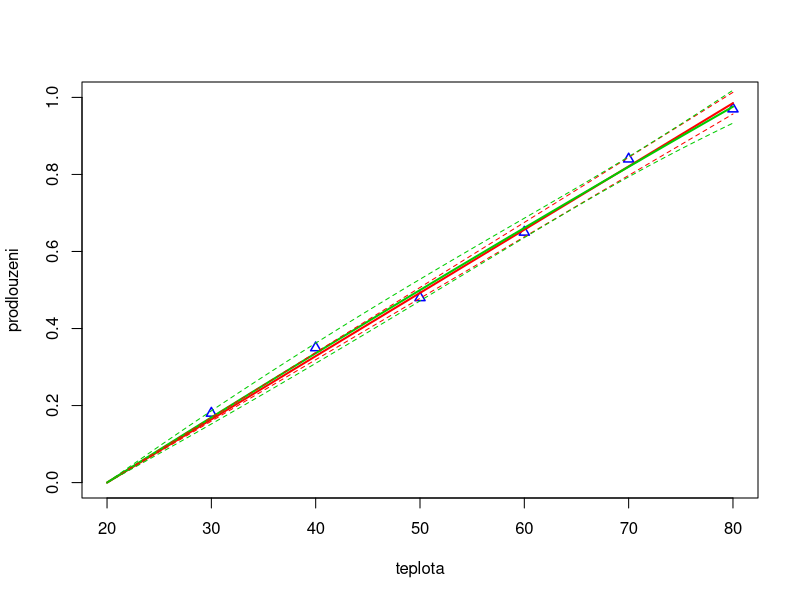
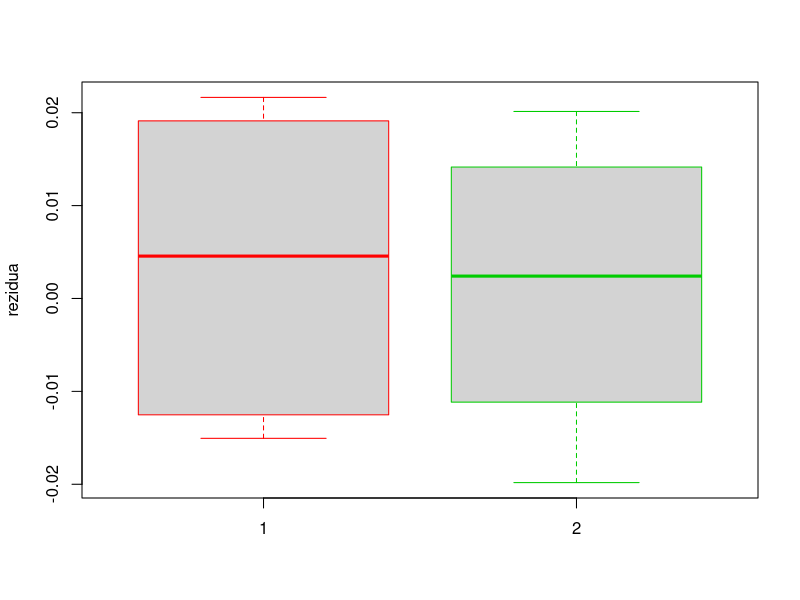

Write the R code that produced these figures, in order.
# Priklad 2

tabulka <- read.csv (file = "prodlouzeni.csv", header = TRUE, sep = ";", dec = ",")
names (tabulka)
str (tabulka)

# prodlouzeni zavisi na rozdilu teplot od 20 oC, nikoliv na teplote samotne, proto dopocitame rozdily teplot
tabulka$dt <- tabulka$teplota - 20
summary (tabulka)

# primka pro rozdil teplot "dt"

model1 <- lm (prodlouzeni ~ 0 + dt, data = tabulka) 
model1
prehled1 <- summary (model1)
prehled1

model1$coefficients
coef (model1)
model1$residuals
residuals (model1)
model1$fitted.values
fitted.values (model1)
model.matrix (model1)

prehled1$sigma
prehled1$df
prehled1$r.squared
prehled1$adj.r.squared
prehled1$fstatistic

# parabola pro rozdil teplot "dt"

model2 <- lm (prodlouzeni ~ 0 + dt + I(dt^2), data = tabulka) 
model2
prehled2 <- summary (model2)
prehled2

model2$coefficients
coef (model2)
model2$residual2
residuals (model2)
model2$fitted.values
fitted.values (model2)
model.matrix (model2)

prehled2$sigma
prehled2$df
prehled2$r.squared
prehled2$adj.r.squared
prehled2$fstatistic

# grafika

summary (tabulka)
plot (c (20, 80), c (0, 1), type = "n", xlab = "teplota", ylab = "prodlouzeni")

points (tabulka$teplota, tabulka$prodlouzeni, col = "blue", pch = 24, lwd = 1.5, cex = 1.0)

# pruchystame si sit na x-ove ose
x <- seq (20, 80, by = 0.1)
# pomoci funkce "predict" nechame dopocitat odpovidajici Y-ove hodnoty na regresni funkci
Y1 <- predict (model1, data.frame (dt = x - 20))
Y2 <- predict (model2, data.frame (dt = x - 20))

lines (x, Y1, col = "red", lwd = 2)
lines (x, Y2, col = "#00cc00", lwd = 2)

# 95% intervaly spolehlivosti pro koeficienty modelu
confint (model1, level = 0.95)
# porovnejte je s testy vyznamnosti jednotlivych parametru
prehled1

confint (model2, level = 0.95)
prehled2

# muzeme prikreslit 95% pasy spolehlivosti pro stredni hodnotu, tj. kolem regresni funkce
CI1 <- predict (model1, data.frame (dt = x - 20), interval = "confidence", level = 0.95)
CI2 <- predict (model2, data.frame (dt = x - 20), interval = "confidence", level = 0.95)
lines (x, CI1[,2], col = "red", lty = 2)
lines (x, CI1[,3], col = "red", lty = 2)
lines (x, CI2[,2], col = "#00cc00", lty = 2)
lines (x, CI2[,3], col = "#00cc00", lty = 2)
dev.copy2pdf (file = "obrazek.pdf", width = 5, height = 4)

# boxploty rezidui

boxplot (model1$residuals, model2$residuals, ylab = "rezidua", names = c(1,2), border = c ("red", "#00cc00"))
dev.copy2pdf (file = "obrazekr.pdf", width = 3.5, height = 4)

# porovnani modelu

sum (model1$residuals^2) / model1$df.residual
prehled1$r.squared
prehled1$adj.r.squared

sum (model2$residuals^2) / model2$df.residual
prehled2$r.squared
prehled2$adj.r.squared

anova (model1, model2) 

# obtizne rohodnout, v praxi zvolime radeji primku, nebot ma o jeden parametr mene, a vyrazne nezhorsi model pro data
# ANOVA zde hypotezu o rovnosti strednich hodnot nezamita



